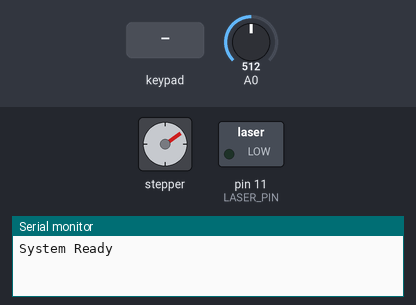
A sketch run on a simulated Arduino Uno, built with avr-gcc and run on an emulated ATmega328P. Shown: stepper motor, switched loads named in the sketch (green lamp = pin HIGH), the last lines printed to the serial monitor. Dashed ring = blinking. The inputs (shaded band) are chosen by the test bench; at power-on: A0 = 512. Stepper angles assume 200 steps per turn.

Above: at 1.2 s.
1.3 s: key '3' pressed
At 1.68 s:
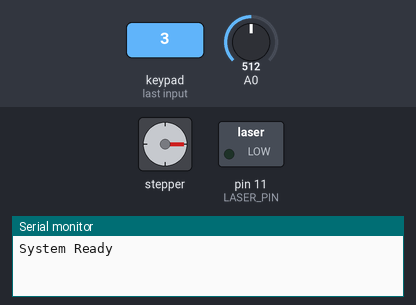
At 3.5 s:
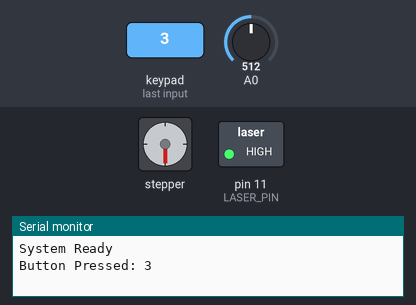
4.3 s: A0 set to 716
7.3 s: key 'A' pressed
At 9.3 s:
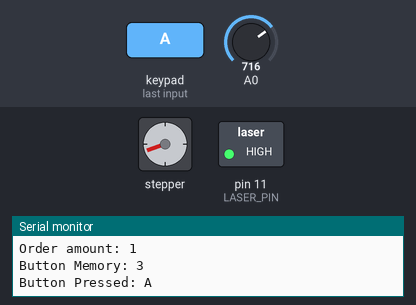
10.3 s: A0 set to 900
13.3 s: keypad keys 9 8 7 6 pressed 0.4 s apart
17.1 s: A0 set to 1023
At 23.2 s:
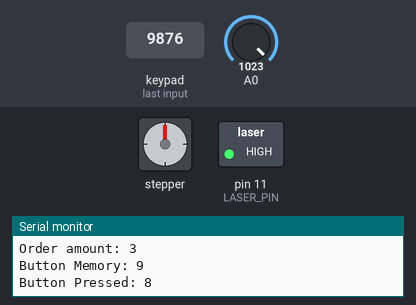
Timing chart, 0 to 23.8 s (numbered marks = the images above; inputs shaded):
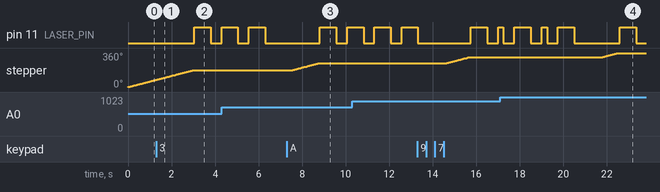

Measured:
- after the input at 1.3 s, pin 11 (LASER_PIN): LOW → HIGH after 1.7 s, → LOW 0.75 s later, → HIGH 0.50 s later
- after the input at 7.3 s, pin 11 (LASER_PIN): LOW → HIGH after 1.5 s, → LOW 0.75 s later, → HIGH 0.50 s later
- after the input at 17.1 s, stepper: turns 45° clockwise in 0.72 s, starting after 4.7 s

The sketch:

Keypad_Potentiometer_Motor_System.ino
```cpp
#include <Keypad.h>
#include <Stepper.h>

// ----- Keypad Setup -----
const byte ROWS = 4;
const byte COLS = 4;

char hexaKeys[ROWS][COLS] = {
  {'1','2','3','A'},
  {'4','5','6','B'},
  {'7','8','9','C'},
  {'*','0','#','D'}
};

byte rowPins[ROWS] = {9,8,7,6};
byte colPins[COLS] = {5,4,3,2};

Keypad customKeypad = Keypad(makeKeymap(hexaKeys), rowPins, colPins, ROWS, COLS);

// ----- LED Morse Code -----
int LASER_PIN = 11;
int orderAmount = 0;
char buttonMemory = '\0';

// ----- Stepper Setup -----
#define STEPS 200   // steps per revolution
Stepper stepper(STEPS, A2, A3, A4, A5);
int previousStep = 0;  // current stepper position

// ----- Morse Functions -----
void dot() { digitalWrite(LASER_PIN,HIGH); delay(250); digitalWrite(LASER_PIN,LOW); delay(500);}
void dash(){ digitalWrite(LASER_PIN,HIGH); delay(750); digitalWrite(LASER_PIN,LOW); delay(500);}
void startOrder(){ dot(); dash(); dot(); dash(); Serial.println("Start Order"); delay(750);}
void endOrder(){ dot(); dash(); dot(); dash(); dot(); dash(); orderAmount=0; buttonMemory='\0'; Serial.println("System reset"); delay(750);}
void commPattern(int repeats,bool isDash){ for(int i=0;i<repeats;i++){ if(isDash) dash(); else dot(); } }

// ----- Utility -----
void printStatus(){ Serial.print("Order amount: "); Serial.println(orderAmount); Serial.print("Button Memory: "); Serial.println(buttonMemory); }

// ----- Smooth Analog Read -----
int smoothedRead(int pin){
  long sum=0;
  const int samples=10;
  for(int i=0;i<samples;i++){ sum += analogRead(pin); delay(2); }
  return sum / samples;
}

// ----- Setup -----
void setup(){
  pinMode(LASER_PIN, OUTPUT);
  stepper.setSpeed(10);  // slower speed = smooth
  Serial.begin(9600);
  Serial.println("System Ready");
}

// ----- Main Loop -----
void loop(){
  // ----- Keypad + Morse -----
  char button = customKeypad.getKey();
  if(button){
    Serial.print("Button Pressed: "); Serial.println(button);

    if(button=='1') commPattern(1,true);
    else if(button=='2') commPattern(2,true);
    else if(button=='3') commPattern(3,true);
    else if(button=='A') commPattern(4,true);
    else if(button=='4') commPattern(1,false);
    else if(button=='5') commPattern(2,false);
    else if(button=='6') commPattern(3,false);
    else if(button=='B') commPattern(4,false);
    else if(button=='7'){ dash(); dot();}
    else if(button=='8'){ dash(); dot(); dash(); dot();}
    else if(button=='9'){ dash(); dot(); dash(); dot(); dash();}
    else if(button=='C'){ dash(); dot(); dash(); dot(); dash(); dot();}
    else if(button=='#') startOrder();
    else if(button=='D') endOrder();
    else digitalWrite(LASER_PIN, LOW);

    if(button != '#'){ buttonMemory=button; orderAmount++; }
    else{ orderAmount=0; }

    printStatus();
    delay(750);
  }

  // ----- Potentiometer Control (Stepper) -----
  int potVal = smoothedRead(A0);
  int targetStep = map(potVal, 0, 1023, 0, STEPS); // map full pot sweep to full motor revolution

  int diff = targetStep - previousStep;
  if(abs(diff) >= 1){           // move only if significant
    stepper.step(diff);
    previousStep = targetStep;   // update absolute position
  }

  delay(10);  // small delay for smooth motion
}
```
